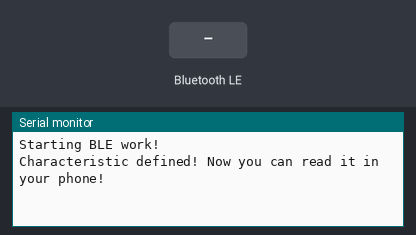
Bench run of a program on a simulated ESP32-C3. Parts: the last lines printed to the serial monitor. The inputs (shaded band) are chosen by the test bench. Nothing arrives over Bluetooth unless stated; a phone connects over Bluetooth LE 3 s after start.

Above: at 1.2 s.
1.3 s: Bluetooth LE write "1" received
At 2.4 s:
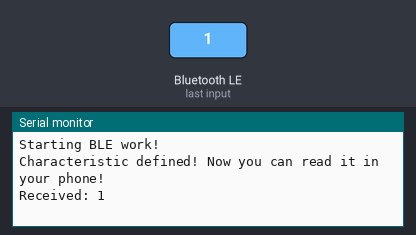
2.8 s: Bluetooth LE write "0" received
At 3.5 s:
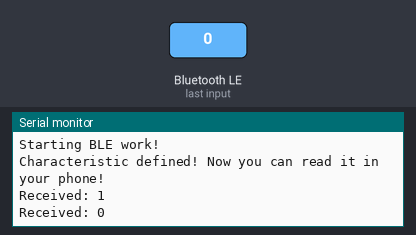
4.3 s: Bluetooth LE write "2" received
At 4.7 s:
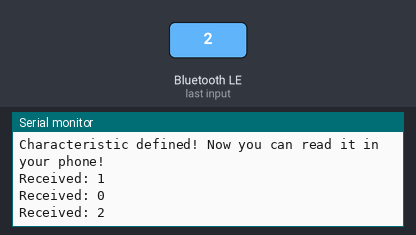

The program:

main.cpp
```cpp
#include <Arduino.h>
#include <BLEDevice.h>
#include <BLEUtils.h>
#include <BLEServer.h>
#include <BLE2902.h>

#define SERVICE_UUID "367c26b7-7617-4cc1-8e59-a0dc74e5ab99"
#define CHARACTERISTIC_UUID "4f8b6ed1-8f4d-4cef-84c9-5a2ab9df3002"

BLECharacteristic *pCharacteristic;
bool deviceConnected = false;
bool oldDeviceConnected = false;

class MyServerCallbacks : public BLEServerCallbacks
{
  void onConnect(BLEServer *pServer)
  {
    deviceConnected = true;
  };

  void onDisconnect(BLEServer *pServer)
  {
    deviceConnected = false;
  }
};

class MyCallbacks : public BLECharacteristicCallbacks
{
  void onWrite(BLECharacteristic *pCharacteristic)
  {
    std::string rxValue = pCharacteristic->getValue();
    if (rxValue.length() > 0)
    {
      Serial.println("Received: " + String(rxValue.c_str()));
    }
  }
};

void setup()
{
  Serial.begin(115200);
  Serial.println("Starting BLE work!");

  BLEDevice::init("IoT Electronic Scale");
  BLEServer *pServer = BLEDevice::createServer();
  pServer->setCallbacks(new MyServerCallbacks());

  BLEService *pService = pServer->createService(SERVICE_UUID);

  pCharacteristic = pService->createCharacteristic(
      CHARACTERISTIC_UUID,
      BLECharacteristic::PROPERTY_READ |
          BLECharacteristic::PROPERTY_WRITE);

  pCharacteristic->setCallbacks(new MyCallbacks());
  pCharacteristic->setValue("Hello World says Neil");
  pCharacteristic->addDescriptor(new BLE2902());
  pService->start();
  // BLEAdvertising *pAdvertising = pServer->getAdvertising();  // this still is working for backward compatibility
  BLEAdvertising *pAdvertising = BLEDevice::getAdvertising();
  pAdvertising->addServiceUUID(SERVICE_UUID);
  pAdvertising->setScanResponse(true);
  pAdvertising->setMinPreferred(0x06);
  pAdvertising->setMaxPreferred(0x12);
  BLEDevice::startAdvertising();
  Serial.println("Characteristic defined! Now you can read it in your phone!");
}

void loop()
{
  // put your main code here, to run repeatedly:
  //delay(2000);

  // if (deviceConnected)
  // {
  //   pCharacteristic->setValue("Hello, World!");
  //   pCharacteristic->notify();
  //   delay(1000); // 延迟1秒钟
  // }

}
```

Measured:
- after the input at 1.3 s, the serial monitor: prints a new line at once (image 1)
- after the input at 2.8 s, the serial monitor: prints a new line at once (image 2)
- after the input at 4.3 s, the serial monitor: prints a new line at once (image 3)
